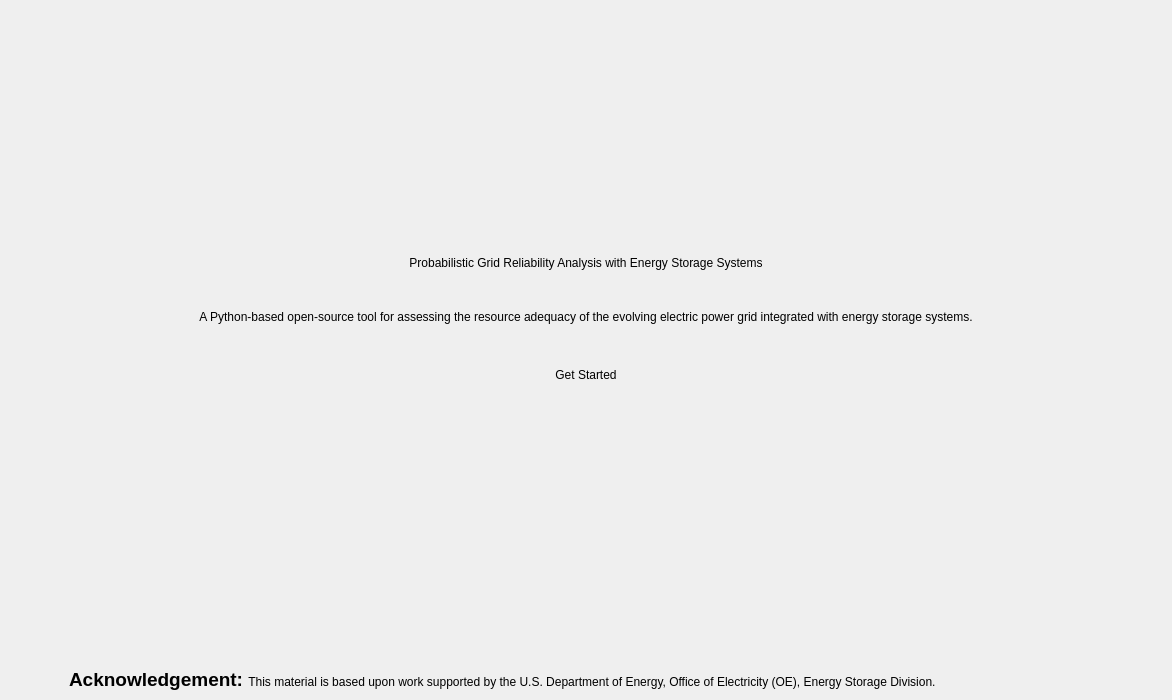
<?xml version="1.0" encoding="UTF-8"?>
<ui version="4.0">
 <class>land</class>
 <widget class="QWidget" name="land">
  <property name="geometry">
   <rect>
    <x>0</x>
    <y>0</y>
    <width>1172</width>
    <height>700</height>
   </rect>
  </property>
  <property name="windowTitle">
   <string>Form</string>
  </property>
  <layout class="QVBoxLayout" name="verticalLayout">
   <property name="spacing">
    <number>0</number>
   </property>
   <property name="leftMargin">
    <number>20</number>
   </property>
   <property name="topMargin">
    <number>20</number>
   </property>
   <property name="rightMargin">
    <number>20</number>
   </property>
   <property name="bottomMargin">
    <number>0</number>
   </property>
   <item>
    <spacer name="verticalSpacer_2">
     <property name="orientation">
      <enum>Qt::Orientation::Vertical</enum>
     </property>
     <property name="sizeType">
      <enum>QSizePolicy::Policy::Expanding</enum>
     </property>
     <property name="sizeHint" stdset="0">
      <size>
       <width>20</width>
       <height>40</height>
      </size>
     </property>
    </spacer>
   </item>
   <item>
    <widget class="QLabel" name="label">
     <property name="styleSheet">
      <string notr="true"/>
     </property>
     <property name="text">
      <string>&lt;html&gt;&lt;head/&gt;&lt;body&gt;&lt;p align=&quot;center&quot;&gt;Probabilistic Grid Reliability Analysis with Energy Storage Systems&lt;/p&gt;&lt;/body&gt;&lt;/html&gt;</string>
     </property>
     <property name="wordWrap">
      <bool>true</bool>
     </property>
    </widget>
   </item>
   <item>
    <spacer name="verticalSpacer_3">
     <property name="orientation">
      <enum>Qt::Orientation::Vertical</enum>
     </property>
     <property name="sizeType">
      <enum>QSizePolicy::Policy::Minimum</enum>
     </property>
     <property name="sizeHint" stdset="0">
      <size>
       <width>20</width>
       <height>40</height>
      </size>
     </property>
    </spacer>
   </item>
   <item>
    <widget class="QLabel" name="label_2">
     <property name="styleSheet">
      <string notr="true"/>
     </property>
     <property name="text">
      <string>&lt;html&gt;&lt;head/&gt;&lt;body&gt;&lt;p align=&quot;center&quot;&gt;A Python-based open-source tool for assessing the resource adequacy of the evolving electric power grid integrated with energy storage systems.&lt;/p&gt;&lt;/body&gt;&lt;/html&gt;</string>
     </property>
     <property name="wordWrap">
      <bool>true</bool>
     </property>
    </widget>
   </item>
   <item>
    <spacer name="verticalSpacer_4">
     <property name="orientation">
      <enum>Qt::Orientation::Vertical</enum>
     </property>
     <property name="sizeType">
      <enum>QSizePolicy::Policy::Minimum</enum>
     </property>
     <property name="sizeHint" stdset="0">
      <size>
       <width>20</width>
       <height>40</height>
      </size>
     </property>
    </spacer>
   </item>
   <item alignment="Qt::AlignmentFlag::AlignHCenter">
    <widget class="QPushButton" name="get_started_button">
     <property name="styleSheet">
      <string notr="true"/>
     </property>
     <property name="text">
      <string>Get Started</string>
     </property>
     <property name="flat">
      <bool>true</bool>
     </property>
    </widget>
   </item>
   <item>
    <spacer name="verticalSpacer">
     <property name="orientation">
      <enum>Qt::Orientation::Vertical</enum>
     </property>
     <property name="sizeType">
      <enum>QSizePolicy::Policy::Expanding</enum>
     </property>
     <property name="sizeHint" stdset="0">
      <size>
       <width>20</width>
       <height>40</height>
      </size>
     </property>
    </spacer>
   </item>
   <item>
    <layout class="QVBoxLayout" name="verticalLayout_2">
     <item>
      <layout class="QHBoxLayout" name="horizontalLayout">
       <property name="spacing">
        <number>6</number>
       </property>
       <item alignment="Qt::AlignmentFlag::AlignRight">
        <widget class="QFrame" name="frame">
         <property name="styleSheet">
          <string notr="true">background:transparent;
border: 0px;</string>
         </property>
         <property name="frameShape">
          <enum>QFrame::Shape::StyledPanel</enum>
         </property>
         <property name="frameShadow">
          <enum>QFrame::Shadow::Raised</enum>
         </property>
         <layout class="QHBoxLayout" name="horizontalLayout_2">
          <property name="topMargin">
           <number>15</number>
          </property>
          <item>
           <widget class="QLabel" name="label_4">
            <property name="maximumSize">
             <size>
              <width>100</width>
              <height>50</height>
             </size>
            </property>
            <property name="text">
             <string/>
            </property>
            <property name="pixmap">
             <pixmap resource="../../../resources.qrc">:/logos/Images/logos/Quest_Logo_RGB.png</pixmap>
            </property>
            <property name="scaledContents">
             <bool>true</bool>
            </property>
           </widget>
          </item>
         </layout>
        </widget>
       </item>
       <item>
        <widget class="QLabel" name="label_5">
         <property name="maximumSize">
          <size>
           <width>120</width>
           <height>50</height>
          </size>
         </property>
         <property name="text">
          <string/>
         </property>
         <property name="pixmap">
          <pixmap resource="../../../resources.qrc">:/logos/Images/logos/Sandia_National_Laboratories_logo.svg</pixmap>
         </property>
         <property name="scaledContents">
          <bool>true</bool>
         </property>
        </widget>
       </item>
       <item>
        <widget class="QLabel" name="label_3">
         <property name="maximumSize">
          <size>
           <width>60</width>
           <height>60</height>
          </size>
         </property>
         <property name="text">
          <string/>
         </property>
         <property name="pixmap">
          <pixmap resource="../../../resources.qrc">:/logos/Images/logos/DOE_transparent.png</pixmap>
         </property>
         <property name="scaledContents">
          <bool>true</bool>
         </property>
        </widget>
       </item>
      </layout>
     </item>
     <item>
      <widget class="QFrame" name="frame_2">
       <property name="styleSheet">
        <string notr="true">background: transparent;</string>
       </property>
       <property name="frameShape">
        <enum>QFrame::Shape::NoFrame</enum>
       </property>
       <property name="frameShadow">
        <enum>QFrame::Shadow::Raised</enum>
       </property>
       <layout class="QHBoxLayout" name="horizontalLayout_3">
        <property name="leftMargin">
         <number>9</number>
        </property>
        <item>
         <spacer name="horizontalSpacer">
          <property name="orientation">
           <enum>Qt::Orientation::Horizontal</enum>
          </property>
          <property name="sizeType">
           <enum>QSizePolicy::Policy::Minimum</enum>
          </property>
          <property name="sizeHint" stdset="0">
           <size>
            <width>40</width>
            <height>20</height>
           </size>
          </property>
         </spacer>
        </item>
        <item>
         <widget class="QLabel" name="label_6">
          <property name="sizePolicy">
           <sizepolicy hsizetype="Expanding" vsizetype="Preferred">
            <horstretch>0</horstretch>
            <verstretch>0</verstretch>
           </sizepolicy>
          </property>
          <property name="styleSheet">
           <string notr="true"/>
          </property>
          <property name="text">
           <string>&lt;html&gt;&lt;head/&gt;&lt;body&gt;&lt;p&gt;&lt;span style=&quot; font-size:14pt; font-weight:700;&quot;&gt;Acknowledgement: &lt;/span&gt;This material is based upon work supported by the U.S. Department of Energy, Office of Electricity (OE), Energy Storage Division.&lt;/p&gt;&lt;/body&gt;&lt;/html&gt;</string>
          </property>
          <property name="wordWrap">
           <bool>true</bool>
          </property>
         </widget>
        </item>
        <item>
         <spacer name="horizontalSpacer_2">
          <property name="orientation">
           <enum>Qt::Orientation::Horizontal</enum>
          </property>
          <property name="sizeType">
           <enum>QSizePolicy::Policy::Minimum</enum>
          </property>
          <property name="sizeHint" stdset="0">
           <size>
            <width>40</width>
            <height>20</height>
           </size>
          </property>
         </spacer>
        </item>
       </layout>
      </widget>
     </item>
    </layout>
   </item>
  </layout>
 </widget>
 <resources>
  <include location="../../../resources.qrc"/>
  <include location="../../../resources.qrc"/>
 </resources>
 <connections/>
</ui>
